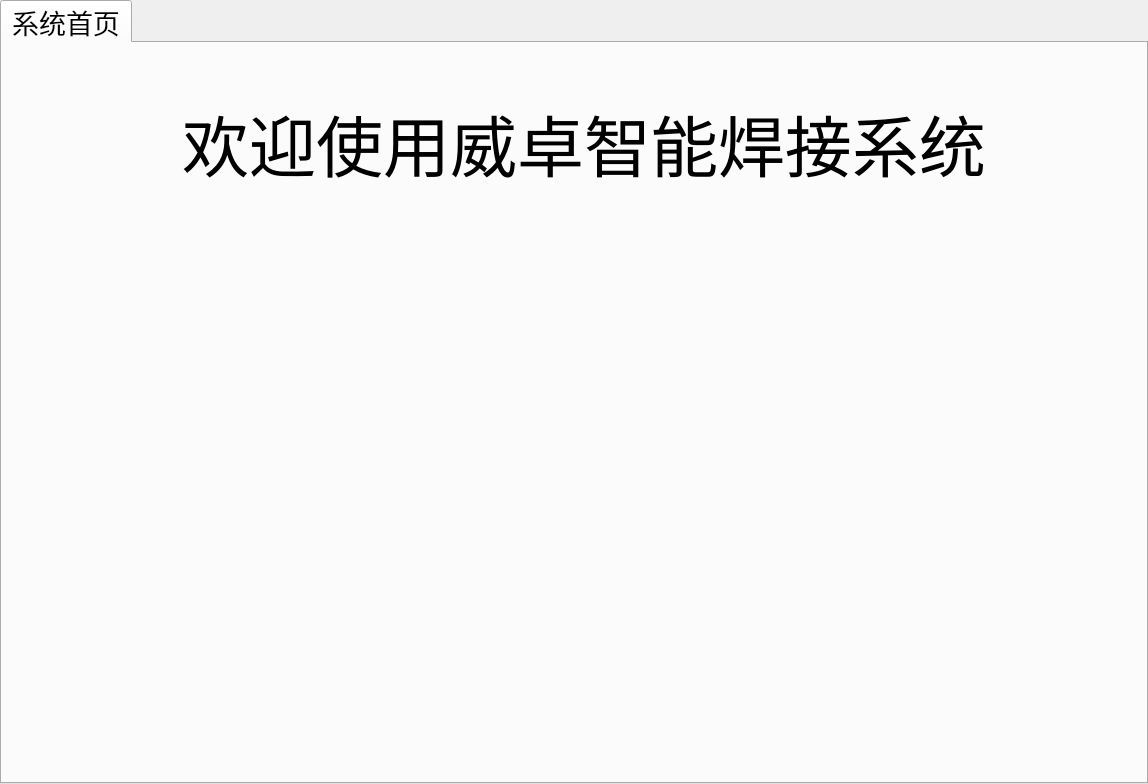
<?xml version="1.0" encoding="UTF-8"?>
<ui version="4.0">
 <class>MainWindow</class>
 <widget class="QMainWindow" name="MainWindow">
  <property name="geometry">
   <rect>
    <x>0</x>
    <y>0</y>
    <width>1148</width>
    <height>784</height>
   </rect>
  </property>
  <property name="windowTitle">
   <string>威卓智能焊接系统</string>
  </property>
  <widget class="QWidget" name="centralWidget">
   <layout class="QGridLayout" name="gridLayout">
    <property name="leftMargin">
     <number>0</number>
    </property>
    <property name="topMargin">
     <number>0</number>
    </property>
    <property name="rightMargin">
     <number>0</number>
    </property>
    <property name="bottomMargin">
     <number>0</number>
    </property>
    <property name="spacing">
     <number>0</number>
    </property>
    <item row="0" column="0">
     <widget class="QTabWidget" name="weldingRobot">
      <property name="font">
       <font>
        <pointsize>20</pointsize>
       </font>
      </property>
      <property name="tabPosition">
       <enum>QTabWidget::North</enum>
      </property>
      <property name="currentIndex">
       <number>0</number>
      </property>
      <widget class="QWidget" name="welcome">
       <attribute name="title">
        <string>系统首页</string>
       </attribute>
       <widget class="QLabel" name="label">
        <property name="geometry">
         <rect>
          <x>180</x>
          <y>-40</y>
          <width>821</width>
          <height>281</height>
         </rect>
        </property>
        <property name="sizePolicy">
         <sizepolicy hsizetype="Expanding" vsizetype="Expanding">
          <horstretch>0</horstretch>
          <verstretch>0</verstretch>
         </sizepolicy>
        </property>
        <property name="font">
         <font>
          <pointsize>50</pointsize>
         </font>
        </property>
        <property name="text">
         <string>&lt;html&gt;&lt;head/&gt;&lt;body&gt;&lt;p&gt;欢迎使用威卓智能焊接系统&lt;/p&gt;&lt;/body&gt;&lt;/html&gt;</string>
        </property>
       </widget>
      </widget>
     </widget>
    </item>
   </layout>
  </widget>
 </widget>
 <layoutdefault spacing="6" margin="11"/>
 <resources/>
 <connections/>
</ui>
